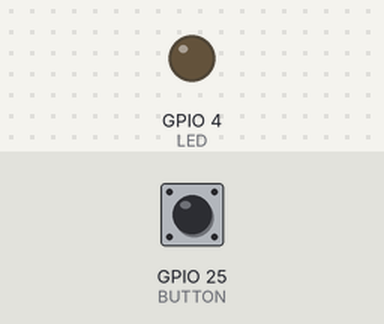
The sketch below on a simulated ESP32. Parts: output pins drawn as LEDs (lit = HIGH). Inputs (shaded band) come from the test bench; at power-on: GPIO 25 (BUTTON) HIGH.

Above: at 1.2 s.
1.3 s: GPIO 25 (BUTTON) pulled LOW for 0.15 s
At 2.1 s:
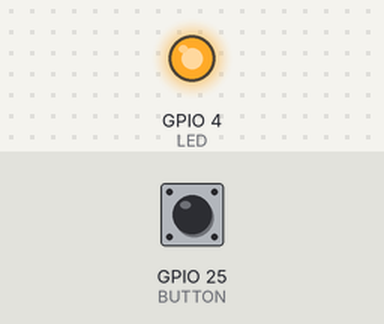
2.9 s: GPIO 25 (BUTTON) pulled LOW for 3.2 s
At 3.8 s:
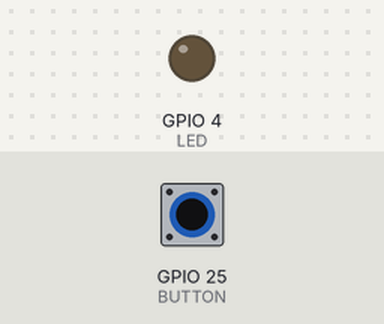
Timing chart, 0 to 7.6 s (numbered marks = the images above; inputs shaded):
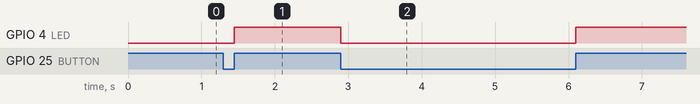

The sketch:

sketch_jul14g.ino
```cpp
const byte LED = 4;
const byte BUTTON = 25;

// ISR
// IRAM_ATTR 将函数加载到IRAM中，从而提高函数的执行速度和响应性能
IRAM_ATTR void switchPressed()
{
  // 按钮松开高电平亮，按钮按下低电平灭
  if (digitalRead(BUTTON) == HIGH)
    digitalWrite(LED, HIGH);
  else
    digitalWrite(LED, LOW);
}

void setup() {
  pinMode(LED, OUTPUT);
  pinMode(BUTTON, INPUT_PULLUP);
  // 设置和执行ISR（中断服务程序）
  attachInterrupt(digitalPinToInterrupt(BUTTON), switchPressed, CHANGE);
}

void loop() {

}
```

Measured:
- after the input at 1.3 s, GPIO 4 (LED): LOW → HIGH after 0.15 s
- after the input at 2.9 s, GPIO 4 (LED): HIGH → LOW at once, → HIGH 3.2 s later
